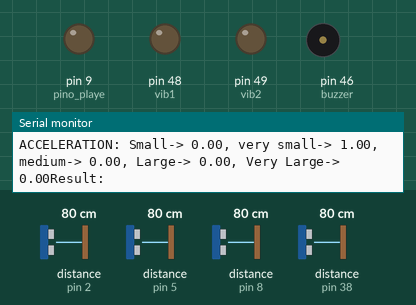
Recording of a sketch running on a simulated Arduino Mega 2560, built with avr-gcc and run on an emulated ATmega2560. On the bench: output pins drawn as LEDs (lit = HIGH), buzzer (waves = sounding), the last lines printed to the serial monitor. Wiring (inferred from the names in the program): 4 × ultrasonic range finder: trigger pin 3, echo pin 2 / trigger pin 6, echo pin 5 / trigger pin 7, echo pin 8 / trigger pin 36, echo pin 38. The test bench sets the inputs (shaded band); at power-on: distance to the obstacle (sensors on pin 2, pin 5, pin 8, pin 38) 80 cm. The echo pulse lasts 58.3 µs per cm; pins used as bus, display or sensor lines are not drawn.

Above: at 1.2 s.
1.3 s: distance to the obstacle (sensor on pin 2) set to 18 cm
At 4.2 s:
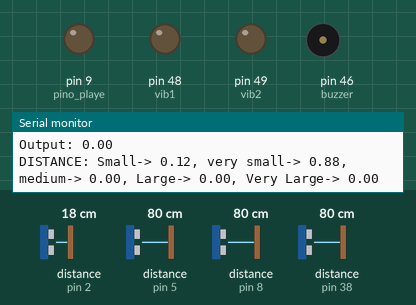
4.3 s: distance to the obstacle (sensor on pin 5) set to 2 cm
At 4.9 s:
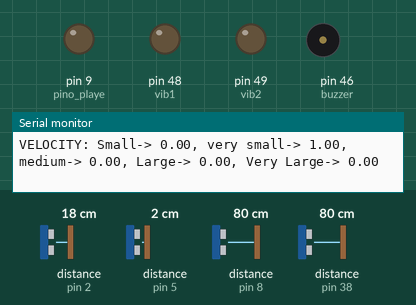
Timing chart, 0 to 7.3 s (numbered marks = the images above; inputs shaded):
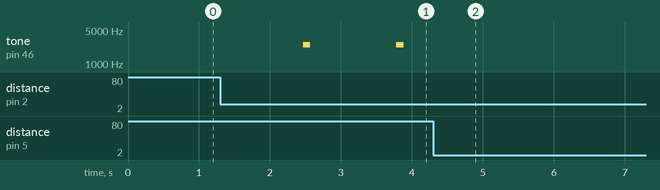

Measured:
- after the input at 1.3 s, tone on pin 46 (buzzer): alternates 2500 Hz for 0.10 s and silent for 1.2 s, starting after 1.2 s
- after the input at 4.3 s, tone on pin 46 (buzzer): stops changing and stays silent

The sketch:

BlinguiFuzzyRule.ino
```cpp
#include <Fuzzy.h>

#include "Inputs.h"
#include "Rulles.h"
#include "CollisionRisks.h"
#include "Alerts.h"

double lastDist=0;
double currentDist=0;
double variatDist=0;
double variatTime=0;
double lastTime=0;
double currentTime=0;
double speeds=0;
double variatVelocity=0;
double accel=0;


Inputs i;
Rulles r;
CollisionRisks c;
Alerts a;

void setup() {

  Serial.begin(9600);
  i.pinSonar();
  r.fuzzySet();
  r.rulleFuzzy();
  a.pinAlerts();

}


void loop()
{

  //Serial.println("DISTANCIA::");
  double input1 = i.sonarDistancesObstacles();

  //Serial.println("VELOCIDADE::");
  double input2 = i.sonarSpeed();

  //Serial.println("ACELERAÇÃO::");
  double input3 = i.sonarAcceleration();

  r.fuzzificaDefuzzifica(input1, input2, input3);


}
```

Alerts.cpp
```cpp
#include "Alerts.h"
#include "Arduino.h"

  Alerts::Alerts (){

     vib1 = 48;
     vib2 = 49;
      // Pino ligado ao P-E (PLAYE) do modulo (5v)
     pino_playe = 9;
     buzzer = 46;
     led = 52;

          }


    void Alerts::pinAlerts(){

       //Definindo o pino buzzer como de saída.
       pinMode(buzzer, OUTPUT);
       pinMode(pino_playe, OUTPUT);
       pinMode(vib1, OUTPUT);
       pinMode(vib2, OUTPUT);

        }


    void Alerts::vibra(){
     digitalWrite(vib1, HIGH);   // turn the vibra on (HIGH is the voltage level)
     digitalWrite(vib2, HIGH);   // turn the vibra on (HIGH is the voltage level)
     delay(100);
     digitalWrite(vib1, LOW);    // turn the vibra off by making the voltage LOW
     digitalWrite(vib2, LOW);

   }

   void Alerts::voice (){
    digitalWrite(pino_playe, HIGH);
    delay(3000);
    digitalWrite(pino_playe, LOW);

}

void Alerts::voiceOff (){
  digitalWrite(pino_playe, LOW);
  }


void Alerts::beeps(){
    tone(buzzer,2500);//ACIONA O BUZZER
    delay(50);
    noTone(buzzer);//desliga O BUZZER
   }


void Alerts::pisca(){

digitalWrite(led, HIGH);
delay(3000);
digitalWrite(led, LOW);


}
```

Alerts.h
```cpp
#ifndef Alerts_h
#define Alerts_h
#include "Arduino.h"


class Alerts{

   public:

    Alerts();
    void pinAlerts();
    void vibra();
    void voice();
    void voiceOff();
    void beeps();
    void pisca();

    public:

    int vib1;
    int vib2;
    int pino_playe;
    int buzzer;
    int led;

};


#endif
```

CollisionRisks.cpp
```cpp
#include "Alerts.h"
#include "CollisionRisks.h"
#include "Arduino.h"


  CollisionRisks::collisionRisks() {

  }


  void CollisionRisks::alertsRisks(float risk) {
                Serial.println("\nALERTAS: ");

     if(risk < 2){// SE o RIsco de colisão for menor que 2 (risco baixo)
       // a->pisca();

            a->vibra();
            a->beeps();

            Serial.print("\tVIBRANDO~~~~~~ ");

        }

      else

     if((risk >=2) & (risk < 3) ){// Se o risco de colisão estiver entre 1 e 3 risco medio
            a->beeps();
            a->beeps();
            //a->vibra();


                        Serial.print("\tBEEPS.........");

   }
      else

    if((risk >=3 ) & (risk < 4 ) ){// Se o risco de colisão estiver entre 2 e 4 será risco alto
            a->voice();
           // a->vibra();
            a->pisca();
            a->beeps();
              Serial.print("\tVOZZZ >>>>>>");


        }
}
```

CollisionRisks.h
```cpp
#ifndef CollisionRisks_h
#define CollisionRisks_h
#include "Arduino.h"
#include "Alerts.h"


class CollisionRisks{

   public:

    collisionRisks();
    void alerts();
    void alertsRisks(float risk);

    public:

    Alerts *a = new Alerts();


};


#endif
```

Inputs.cpp
```cpp
#include "Inputs.h"
#include "Arduino.h"

  Inputs::Inputs (){
      lastTime=0;
      currentTime=0;
      speeds=0;
      }


    void Inputs::pinSonar(){
        Serial.begin(9600);
        pinMode(trigPin1, OUTPUT);
        pinMode(echoPin1, INPUT);
        pinMode(trigPin2, OUTPUT);
        pinMode(echoPin2, INPUT);
        pinMode(trigPin3, OUTPUT);
        pinMode(echoPin3, INPUT);
        pinMode(trigPin4, OUTPUT);
        pinMode(echoPin4, INPUT);

        }

     double Inputs::sonarCalcDistance(int trigPin,int echoPin){
          digitalWrite(trigPin, LOW);
          delayMicroseconds(1);
          digitalWrite(trigPin, HIGH);
          delayMicroseconds(1);
          digitalWrite(trigPin, LOW);
          duration = pulseIn(echoPin, HIGH);
          distance = duration /29.4 / 2 ;
          return distance;
     }


  double Inputs:: sonarDistancesObstacles() {
    frontSensor = sonarCalcDistance(trigPin1, echoPin1);
    dowSensor = sonarCalcDistance(trigPin2, echoPin2);
    upSensor = sonarCalcDistance(trigPin3, echoPin3);
    upAux = sonarCalcDistance(trigPin4, echoPin4);

    distMin>=0;
    distMin = frontSensor;

   // Serial.print("DistMinima");
    //Serial.println(distMin);
    //Serial.print("font testando");
    //Serial.println(frontSensor);


   if (distMin > dowSensor)
    distMin = dowSensor;
   if (distMin > upSensor)
    distMin = upSensor;
   if (distMin > upAux)
    distMin = upAux;

 /* Serial.println("\tDISTANCES:");

  Serial.print("DistFront: ");
  Serial.println(frontSensor);

  Serial.print("DistUpAux: ");
  Serial.println(upAux);

  Serial.print("DistDow: ");
  Serial.println(dowSensor);

  Serial.print("DistUp: ");
  Serial.println(upSensor);

   Serial.print("DIST MENOR: ");
  Serial.println(distMin);
*/

  return distMin;

}


  double Inputs::sonarSpeed(){

  //  Serial.println("lastDist");
    lastDist = sonarDistancesObstacles();
    //Serial.println(lastDist);

    //Serial.print("Tempo1: ");
    lastTime = millis();
    //Serial.println(lastTime);

    //Serial.print("distanceCURRENT:");
    currentDist = sonarDistancesObstacles();
    //Serial.println(currentDist);

    //Serial.print("TempoCURRENT:");
    currentTime = millis();
    //Serial.println(currentTime);

    //Serial.print("Deslocamento:");
    variatDist = abs(lastDist - currentDist);
    //Serial.println(variatDist);

    //Serial.print("Tempo variacao::");
    variatTime = abs(currentTime-lastTime)/1000;
    //Serial.println(variatTime);

   //Serial.println("Velocidade::");
    speeds = (variatDist)/ (variatTime);
    //Serial.println(speeds);

    return speeds;

  }


double Inputs::sonarAcceleration(){

    lastSpeed = sonarSpeed();
    //Serial.println("Velocidade 1: ");
    //Serial.print(lastSpeed);

    //Serial.print("Tempo1: ");
    lastTime = millis();
    //Serial.println(lastTime);

    //Serial.print("Velocidade 2:");
    currentSpeed = sonarSpeed();
    //Serial.println(currentSpeed);

    //Serial.print("Tempo2:");
    currentTime = millis();//milisegundos
    //Serial.println(currentTime);

    variatSpeed = abs(lastSpeed - currentSpeed);
    //Serial.print("velocidade variacao:");
    //Serial.println(variatSpeed);

    variatTime = abs(currentTime-lastTime)/1000; //transforma milisegundos em segundos
   // Serial.print("Tempo variacao::");
    //Serial.println(variatTime);

  //  Serial.print("aceleração::");
    acell = (variatSpeed / variatTime);
    //Serial.println(acell);

    return acell;

  }
```

Inputs.h
```cpp
#ifndef Inputs_h
#define Inputs_h
#include "Arduino.h"

#define trigPin1 3 //front /righ
#define echoPin1 2 //front /righ
#define trigPin2 6 //dow / left
#define echoPin2 5 //dow /left
#define trigPin3 7 //up / frontu
#define echoPin3 8 //up / front
#define trigPin4 36 //upaux /righ
#define echoPin4 38 //upaux /righ


class Inputs {

    public:
    Inputs();
    void pinSonar();
    double sonarCalcDistance(int trigPin,int echoPin);

    double sonarDistancesObstacles();
    double sonarSpeed();
    double sonarAcceleration();


    public:
    double duration, distance, frontSensor, dowSensor, upSensor,upAux, distMin, lastDist, lastTime,
    currentDist, currentTime,speeds,variatDist, variatTime, lastSpeed, currentSpeed, variatSpeed, acell;


};

#endif
```

Rulles.cpp
```cpp
#include "Rulles.h"
#include <Fuzzy.h>
#include "Inputs.h"
#include "Alerts.h"
#include "Arduino.h"

Rulles::Rulles (){


 }


// Instantiating a Fuzzy object


void Rulles::fuzzySet() {

  FuzzyInput *distance = new FuzzyInput(1);

  distance->addFuzzySet(verysmall);
  distance->addFuzzySet(small);
  distance->addFuzzySet(medium);
  distance->addFuzzySet(verylarge);
  distance->addFuzzySet(large);
  fuzzy->addFuzzyInput(distance);

  FuzzyInput *speed = new FuzzyInput(2);

  speed->addFuzzySet(verysmallv);
  speed->addFuzzySet(smallv);
  speed->addFuzzySet(mediumv);
  speed->addFuzzySet(largev);
  speed->addFuzzySet(verylargev);
  fuzzy->addFuzzyInput(speed);

  FuzzyInput *accel = new FuzzyInput(3);

  accel->addFuzzySet(verysmallac);
  accel->addFuzzySet(smallac);
  accel->addFuzzySet(mediumac);
  accel->addFuzzySet(largeac);
  accel->addFuzzySet(verylargeac);
  fuzzy->addFuzzyInput(accel);

  //FuzzyOutput
  FuzzyOutput *risk = new FuzzyOutput(1);
  risk->addFuzzySet(minimum);
  risk->addFuzzySet(average);
  risk->addFuzzySet(maximum);
  fuzzy->addFuzzyOutput(risk);

}


void Rulles::rulleFuzzy() {

  //IF distance = medium and velocity = small THEN risk is 1 (Baixo)

  FuzzyRuleAntecedent *distanceMediumAndSpeedSmall = new FuzzyRuleAntecedent();
  distanceMediumAndSpeedSmall->joinWithAND(medium, smallv);

  FuzzyRuleConsequent *thenRiskMinimum = new FuzzyRuleConsequent();
  thenRiskMinimum->addOutput(minimum);
  FuzzyRule *fuzzyRule01 = new FuzzyRule(1, distanceMediumAndSpeedSmall, thenRiskMinimum);
  fuzzy->addFuzzyRule(fuzzyRule01);


  //IF distance = very.large and velocity = small THEN risk  is   1 (baixo)

  FuzzyRuleAntecedent *distanceVeryLargeAndSpeedSmall = new FuzzyRuleAntecedent();
  distanceVeryLargeAndSpeedSmall->joinWithAND(verylarge, smallv);
  FuzzyRuleConsequent *thenRiskMinimum2 = new FuzzyRuleConsequent();
  thenRiskMinimum2->addOutput(minimum);
  FuzzyRule *fuzzyRule02 = new FuzzyRule(2, distanceVeryLargeAndSpeedSmall, thenRiskMinimum2);
  fuzzy->addFuzzyRule(fuzzyRule02);

  //IF distance =small and velocity =small THEN risk  is   2 (medio)

  FuzzyRuleAntecedent *distanceSmallAndSpeedSmall = new FuzzyRuleAntecedent();
  distanceSmallAndSpeedSmall->joinWithAND(small, smallv);
  FuzzyRuleConsequent *thenRiskMedium = new FuzzyRuleConsequent();
  thenRiskMedium->addOutput(average);
  FuzzyRule *fuzzyRule03 = new FuzzyRule(3, distanceSmallAndSpeedSmall, thenRiskMedium);
  fuzzy->addFuzzyRule(fuzzyRule03);


  //IF distance = medium THEN risk  is   1 (baixo)

  FuzzyRuleAntecedent *ifDistanceMedium = new FuzzyRuleAntecedent();
  ifDistanceMedium->joinSingle(medium);
  FuzzyRuleConsequent *thenRiskMinimum3 = new FuzzyRuleConsequent();
  thenRiskMinimum3->addOutput(minimum);
  FuzzyRule *fuzzyRule04 = new FuzzyRule(4, ifDistanceMedium, thenRiskMinimum3);
  fuzzy->addFuzzyRule(fuzzyRule04);


  //IF distance = very.small and velocity = small THEN risk is   3 (alto)

  FuzzyRuleAntecedent *distanceVerySmallAndSpeedSmall = new FuzzyRuleAntecedent();
  distanceVerySmallAndSpeedSmall->joinWithAND(verysmall, smallv);
  FuzzyRuleConsequent *thenRiskMaximum = new FuzzyRuleConsequent();
  thenRiskMaximum->addOutput(maximum);
  FuzzyRule *fuzzyRule05 = new FuzzyRule(5, distanceVerySmallAndSpeedSmall, thenRiskMaximum);
  fuzzy->addFuzzyRule(fuzzyRule05);

  //IF distance = large and acceleration  = large THEN risk   is   1 (baixo)

  FuzzyRuleAntecedent *distanceLargeAccelLarge = new FuzzyRuleAntecedent();
  distanceLargeAccelLarge->joinWithAND(large, largeac);
  FuzzyRuleConsequent *thenRiskMinimum4 = new FuzzyRuleConsequent();
  thenRiskMinimum4->addOutput(minimum);
  FuzzyRule *fuzzyRule06 = new FuzzyRule(6, distanceLargeAccelLarge, thenRiskMinimum4);
  fuzzy->addFuzzyRule(fuzzyRule06);

/*
//IF distance = small and acceleration  = very.small THEN risk   is   1 (baixo)

  FuzzyRuleAntecedent *distanceSmallAccelVerySmall = new FuzzyRuleAntecedent();
  distanceSmallAccelVerySmall->joinWithAND(verysmall, verysmallac);
  FuzzyRuleConsequent *thenRiskMinimum5 = new FuzzyRuleConsequent();
  thenRiskMinimum5->addOutput(minimum);
  FuzzyRule *fuzzyRule07 = new FuzzyRule(7, distanceSmallAccelVerySmall, thenRiskMinimum5);
  fuzzy->addFuzzyRule(fuzzyRule07);
*/


}


void Rulles::fuzzificaDefuzzifica(double input1, double input2, double input3)
{

   Serial.println("\nEntrance: ");
   Serial.print("\tDistance: ");
   Serial.println(input1);
   Serial.print("\tVelocity: ");
   Serial.println(input2);
   Serial.print("\tAcceleration: ");
   Serial.println(input3);


  fuzzy->setInput(1, input1);
  fuzzy->setInput(2, input2);
  fuzzy->setInput(3, input3);

  // Running the Fuzzification
  fuzzy->fuzzify();


    // Running the Fuzzification
  fuzzy->fuzzify();
  bool rule1 = fuzzy->isFiredRule(1);
  bool rule2 = fuzzy->isFiredRule(2);
  bool rule3 = fuzzy->isFiredRule(3);
  bool rule4 = fuzzy->isFiredRule(4);
  bool rule5 = fuzzy->isFiredRule(5);
  bool rule6 = fuzzy->isFiredRule(6);

  //regras usadas em cada momento
  Serial.print("REGRA 1-> ");
  Serial.println(rule1);

  Serial.print("REGRA 2-> ");
  Serial.println(rule2);

  Serial.print("REGRA 3-> ");
  Serial.println(rule3);

  Serial.print("REGRA 4-> ");
  Serial.println(rule4);

  Serial.print("REGRA 5-> ");
  Serial.println(rule5);

  Serial.print("REGRA 6-> ");
  Serial.println(rule6);

  float output = fuzzy->defuzzify(1);

  Serial.print("\nOutput: ");
  Serial.println(output);

  // se o risk estives entre 1 e 2

   Serial.print("\nDISTANCE: ");
  Serial.print("Small-> ");
   Serial.print(small->getPertinence());
  Serial.print(", very small-> ");
  Serial.print(verysmall->getPertinence());
  Serial.print(", medium-> ");
 Serial.print(medium->getPertinence());
   Serial.print(", Large-> ");
 Serial.print(large->getPertinence());
 Serial.print(", Very Large-> ");
 Serial.print(verylarge->getPertinence());

 Serial.print("\n\nVELOCITY: ");
  Serial.print("Small-> ");
   Serial.print(smallv->getPertinence());
  Serial.print(", very small-> ");
  Serial.print(verysmallv->getPertinence());
  Serial.print(", medium-> ");
 Serial.print(mediumv->getPertinence());
   Serial.print(", Large-> ");
 Serial.print(largev->getPertinence());
 Serial.print(", Very Large-> ");
 Serial.print(verylargev->getPertinence());


 Serial.print("\n\nACCELERATION: ");
 Serial.print("Small-> ");
 Serial.print(smallac->getPertinence());
 Serial.print(", very small-> ");
 Serial.print(verysmallac->getPertinence());
 Serial.print(", medium-> ");
 Serial.print(mediumac->getPertinence());
 Serial.print(", Large-> ");
 Serial.print(largeac->getPertinence());
 Serial.print(", Very Large-> ");
 Serial.print(verylargeac->getPertinence());


  Serial.println("Result: ");
  Serial.print("\t\t\tRisk: ");
  Serial.println(output);
  Serial.print("\tRisk: Minimum-> ");
  Serial.print(minimum->getPertinence());
  Serial.print(", Average-> ");
  Serial.print(average->getPertinence());
  Serial.print(", Maximum-> ");
  Serial.println(maximum->getPertinence());
     //Serial.print("\nOutput: ");
     //Serial.println(output);

  // Alerta se estiver dentro da zona de perigo
  // Dispara os alertas

   if(output >0 & output <2){// SE o RIsco de colisão for menor que 2 (risco baixo)
       // a->pisca();

            a->vibra();
           // a->beeps();

            Serial.print("\tVIBRANDO~~~~~~ ");

        }

      else

     if((output >=2) & (output < 3) ){// Se o risco de colisão estiver entre 1 e 3 risco medio
            a->beeps();
            a->beeps();
          //  a->beeps();
            //a->vibra();
        Serial.print("\tBEEPS leves.........");
   }
      else
    if((output >=3 ) & (output < 4 ) ){// Se o risco de colisão estiver entre 2 e 4 será risco alto
          //  a->voice();
           // a->vibra();
          ///  a->pisca();

            a->beeps();
            a->beeps();
            a->beeps();

              Serial.print("\tBEEPS  FORTE >>>>>>");
        }

}
```

Rulles.h
```cpp
#ifndef Rulles_h
#define Rulles_h
#include "Arduino.h"
#include <Fuzzy.h>
#include "Inputs.h"
#include "Alerts.h"


class Rulles {

    public:
    Rulles();
    void fuzzySet();
    void rulleFuzzy();
    void fuzzificaDefuzzifica(double input1, double input2, double input3);

    void alertsRisks(float risks);

    public:

// Instantiating a Fuzzy object


Inputs *i = new Inputs();
Alerts *a = new Alerts();
Fuzzy *fuzzy = new Fuzzy();


FuzzySet *verysmall = new FuzzySet(0, 0, 0, 150);
FuzzySet *small = new FuzzySet(0, 150, 150, 300);
FuzzySet *medium = new FuzzySet(150, 300, 300, 450);
FuzzySet *large = new FuzzySet(300, 450, 450, 600);
FuzzySet *verylarge = new FuzzySet(450, 600, 600, 600);

FuzzySet *verysmallv = new FuzzySet(0, 0, 0, 100);
FuzzySet *smallv = new FuzzySet(0, 100, 100, 200);
FuzzySet *mediumv = new FuzzySet(100, 200, 200, 300);
FuzzySet *largev = new FuzzySet(200, 300, 300, 400);
FuzzySet *verylargev = new FuzzySet(300, 400, 400, 400);

FuzzySet *verysmallac = new FuzzySet(0, 0, 0, 100);
FuzzySet *smallac = new FuzzySet(0, 100, 100, 200);
FuzzySet *mediumac = new FuzzySet(100, 200, 200, 300);
FuzzySet *largeac = new FuzzySet(200, 300, 300, 400);
FuzzySet *verylargeac = new FuzzySet(300, 400, 400, 400);


FuzzySet *minimum = new FuzzySet(0, 1, 1, 2);  //risco baixo 1
FuzzySet *average = new FuzzySet(1, 2, 2, 3); // risco medio 2
FuzzySet *maximum = new FuzzySet(2, 3, 3, 3); // risco alto 3

};

#endif
```
